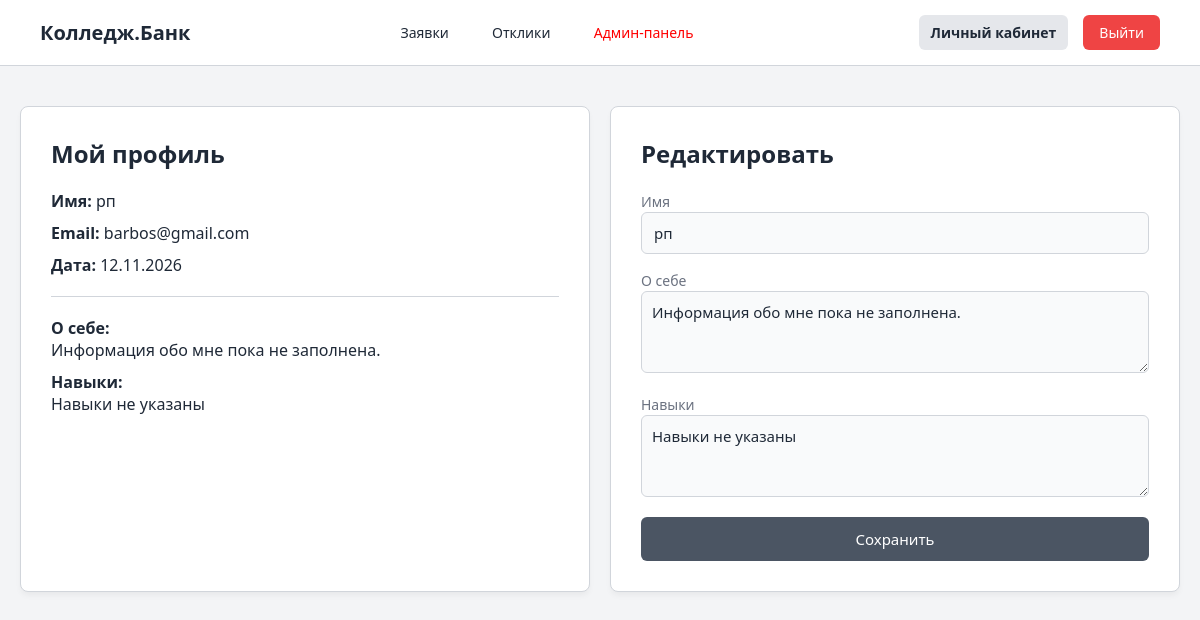
Before: /profile.php (signed in) with the older database file.
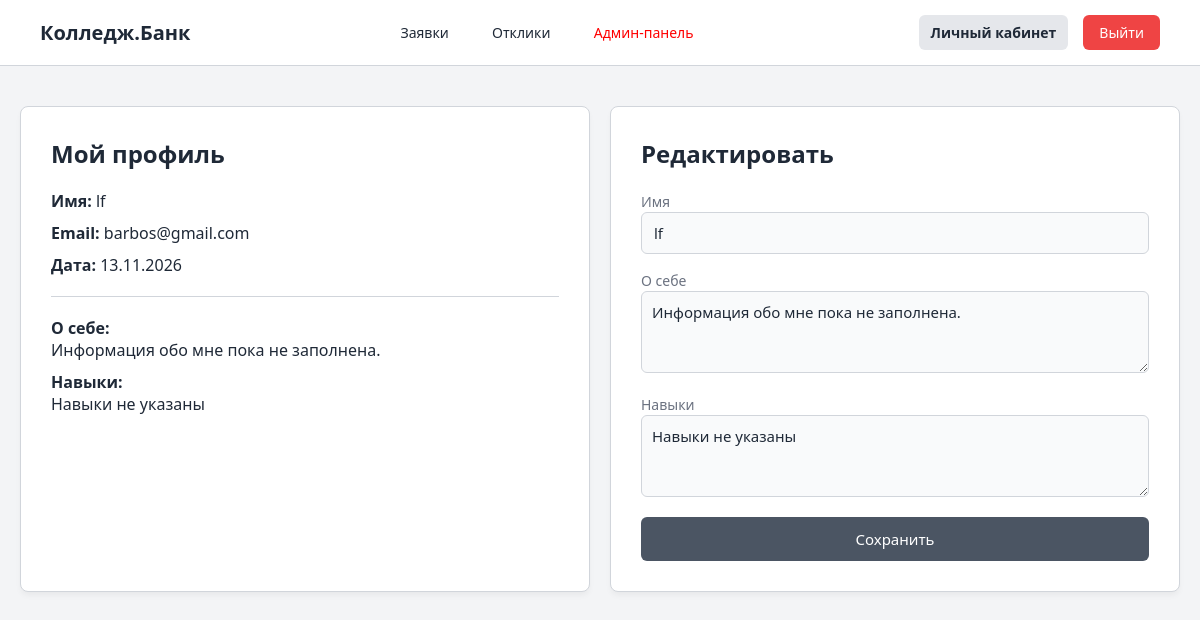
After: the same page with the newer database file.
### tables this page shows
CREATE TABLE users (
    id INTEGER PRIMARY KEY AUTOINCREMENT,
    name TEXT NOT NULL,
    email TEXT UNIQUE NOT NULL,
    password_hash TEXT NOT NULL,
    role TEXT DEFAULT 'user',
    bio TEXT DEFAULT 'Информация обо мне пока не заполнена.',
    skills TEXT DEFAULT 'Навыки не указаны',
    created_at DATETIME DEFAULT CURRENT_TIMESTAMP
);

### profile.php (the view, shortened to what this page needs)
<?php
require 'db.php';
$userId = (int)$_SESSION['user_id'];
$isAdmin = (($_SESSION['role'] ?? '') === 'admin');
$stmt = $db->prepare("SELECT * FROM users WHERE id = ?");
$stmt->execute([$userId]);
$user = $stmt->fetch(PDO::FETCH_ASSOC);
?>
<!DOCTYPE html>
<html lang="ru">
<head>
    <meta charset="UTF-8"><title>Личный кабинет | Колледж.Банк</title><link rel="stylesheet" href="style.css">
</head>
<body>
    <div class="top-bar">
        <div><strong>Колледж.Банк</strong></div>
        <div>
            <a href="offers.php" class="nav-link">Заявки</a>
            <a href="requests.php" class="nav-link">Отклики</a>
            <?php if ($isAdmin): ?><a href="admin.php" class="nav-link" style="color: red;">Админ-панель</a><?php endif; ?>
        </div>
        <div style="display: flex; align-items: center;">
            <a href="profile.php" class="nav-link active" style="margin-right: 15px;">Личный кабинет</a>
            <a href="logout.php" class="logout-btn">Выйти</a>
        </div>
    </div>
    <div class="dashboard-container">
        <div style="display: grid; grid-template-columns: 1fr 1fr; gap: 20px;">
            <div class="content-box" style="text-align: left;">
                <h2 style="margin-bottom: 20px;">Мой профиль</h2>
                <p style="margin-bottom: 10px;"><strong>Имя:</strong> <?= htmlspecialchars($user['name']) ?></p>
                <p style="margin-bottom: 10px;"><strong>Email:</strong> <?= htmlspecialchars($user['email']) ?></p>
                <p style="margin-bottom: 10px;"><strong>Дата:</strong> <?= date('d.m.Y', strtotime($user['created_at'])) ?></p>
                <hr style="margin: 20px 0; border: none; border-top: 1px solid var(--border);">
                <p style="margin-bottom: 10px;"><strong>О себе:</strong><br><?= nl2br(htmlspecialchars($user['bio'])) ?></p>
                <p style="margin-bottom: 20px;"><strong>Навыки:</strong><br><?= nl2br(htmlspecialchars($user['skills'])) ?></p>
            </div>
            <div class="content-box" style="text-align: left;">
                <h2 style="margin-bottom: 20px;">Редактировать</h2>
                <form method="POST" action="">
                    <label style="font-size: 14px; color: var(--text-muted);">Имя</label>
                    <input type="text" name="name" value="<?= htmlspecialchars($user['name']) ?>" required>
                    <label style="font-size: 14px; color: var(--text-muted);">О себе</label>
                    <textarea name="bio" rows="3" style="width:100%; padding:10px; margin-bottom:15px; background:#f9fafb; border:1px solid var(--border); border-radius:6px; font-family:inherit; resize:vertical;"><?= htmlspecialchars($user['bio']) ?></textarea>
                    <label style="font-size: 14px; color: var(--text-muted);">Навыки</label>
                    <textarea name="skills" rows="3" style="width:100%; padding:10px; margin-bottom:15px; background:#f9fafb; border:1px solid var(--border); border-radius:6px; font-family:inherit; resize:vertical;"><?= htmlspecialchars($user['skills']) ?></textarea>
                    <button type="submit">Сохранить</button>
                </form>
            </div>
        </div>
    </div>
</body>
</html>

### style.css (style rules this page uses)
:root { --bg: #f3f4f6; --card: #ffffff; --accent: #4b5563; --accent-hover: #374151; --text: #1f2937; --text-muted: #6b7280; --border: #d1d5db; }
* { box-sizing: border-box; margin: 0; padding: 0; font-family: 'Segoe UI', system-ui, sans-serif; }
body { background-color: var(--bg); color: var(--text); display: flex; flex-direction: column; min-height: 100vh; width: 100%; }
.top-bar { display: flex; justify-content: space-between; align-items: center; background-color: var(--card); padding: 15px 40px; border-bottom: 1px solid var(--border); width: 100%; }
.top-bar strong { font-size: 20px; color: var(--text); }
.dashboard-container { width: 100%; max-width: 1200px; margin: 0 auto; padding: 40px 20px; flex-grow: 1; }
h1, h2 { margin-bottom: 20px; font-weight: 600; color: var(--text); }
input, textarea, select { width: 100%; padding: 10px 12px; margin-bottom: 15px; background-color: #f9fafb; border: 1px solid var(--border); border-radius: 6px; color: var(--text); font-size: 15px; outline: none; }
button { width: 100%; padding: 12px; background-color: var(--accent); color: white; border: none; border-radius: 6px; font-size: 15px; font-weight: 500; cursor: pointer; transition: background-color 0.2s; }
a { color: var(--accent); text-decoration: none; font-size: 14px; display: inline-block; margin-top: 15px; }
.content-box { background-color: var(--card); padding: 30px; border-radius: 8px; border: 1px solid var(--border); box-shadow: 0 4px 6px -1px rgba(0, 0, 0, 0.05); }
.logout-btn { padding: 8px 16px; background-color: #ef4444; color: white !important; border-radius: 6px; text-decoration: none !important; font-size: 14px; margin: 0; transition: background 0.2s; }
.nav-link { color: var(--text); text-decoration: none; margin-right: 15px; padding: 8px 12px; border-radius: 6px; transition: 0.2s; margin-top: 0; }
.nav-link.active { font-weight: bold; background-color: #e5e7eb; }

Changed rows visible on the page:
changed users "barbos@gmail.com": name "рп" → "lf"; created_at "12.11.2026" → "13.11.2026"
